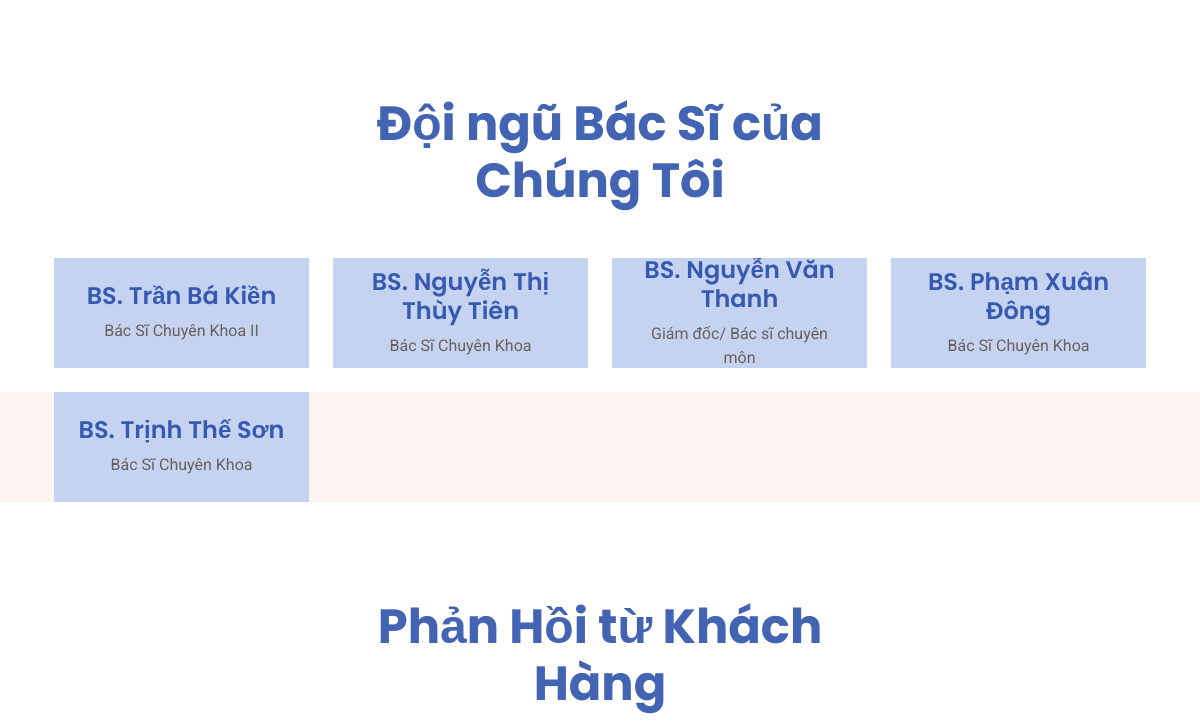
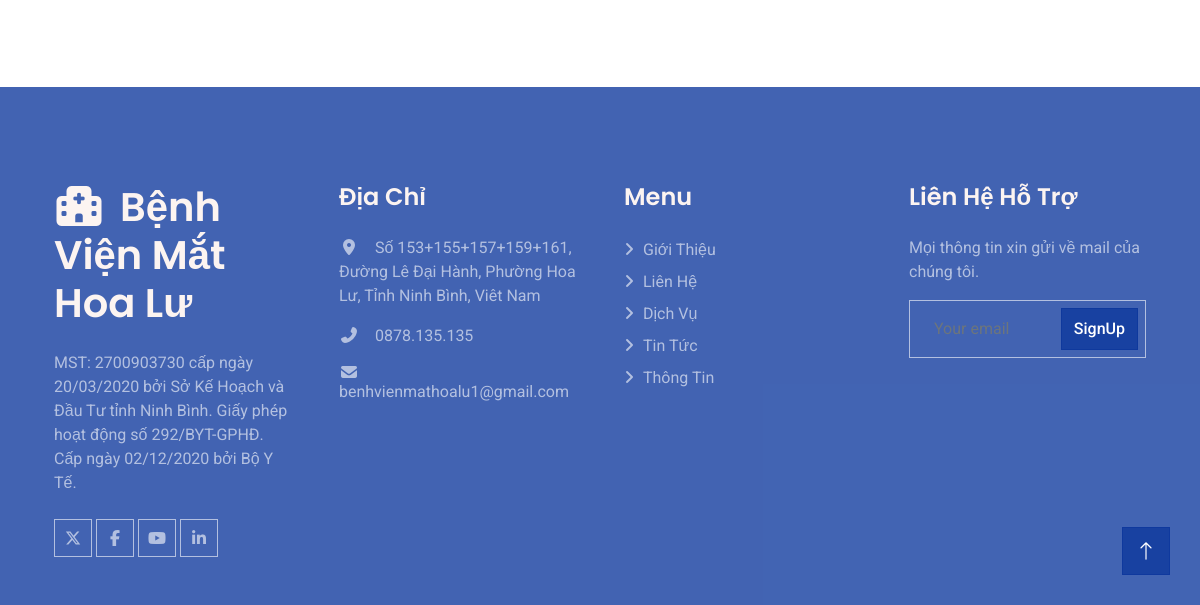
Before: / (lower part) with the older database file (2 pictures, top to bottom).
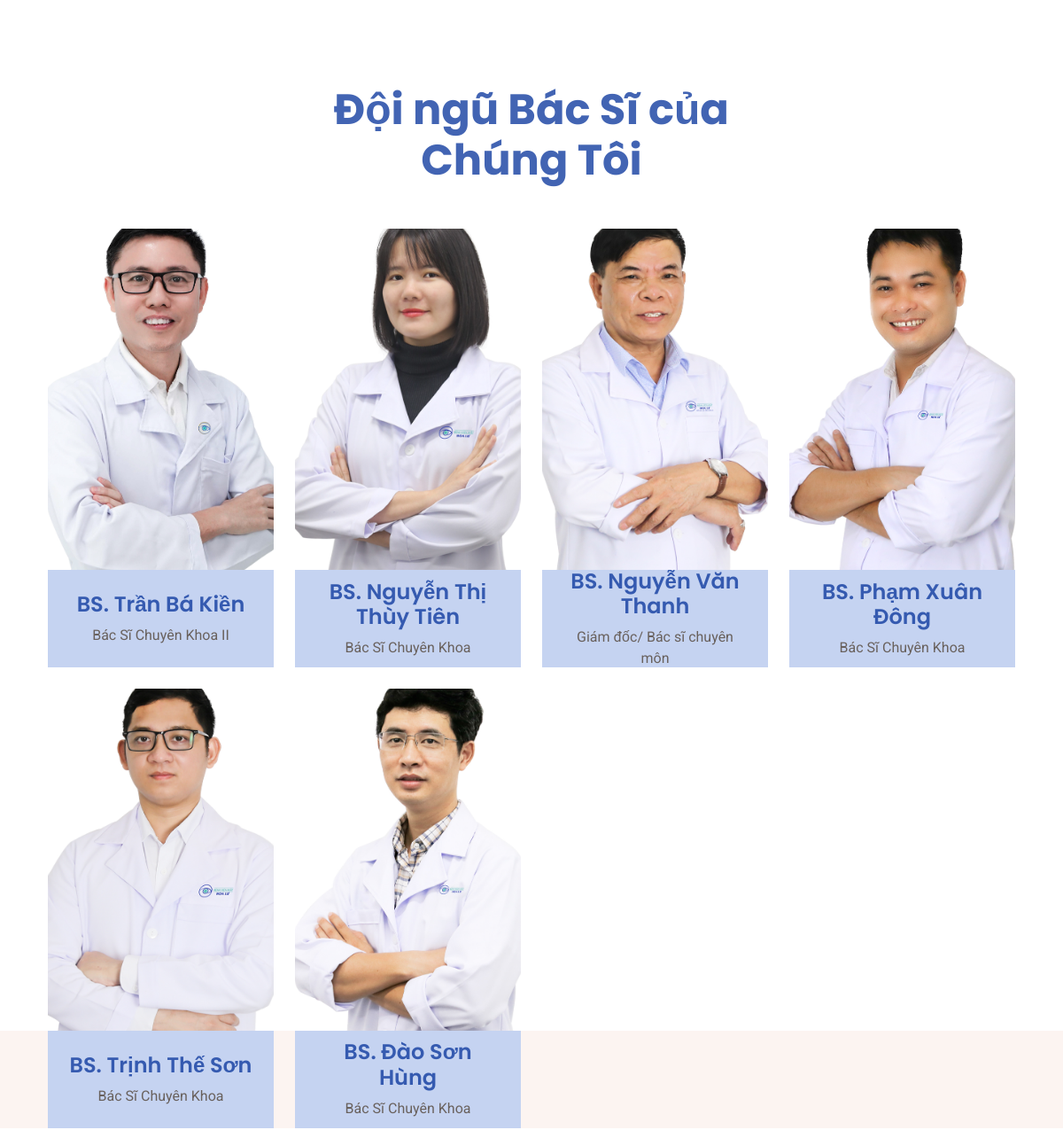
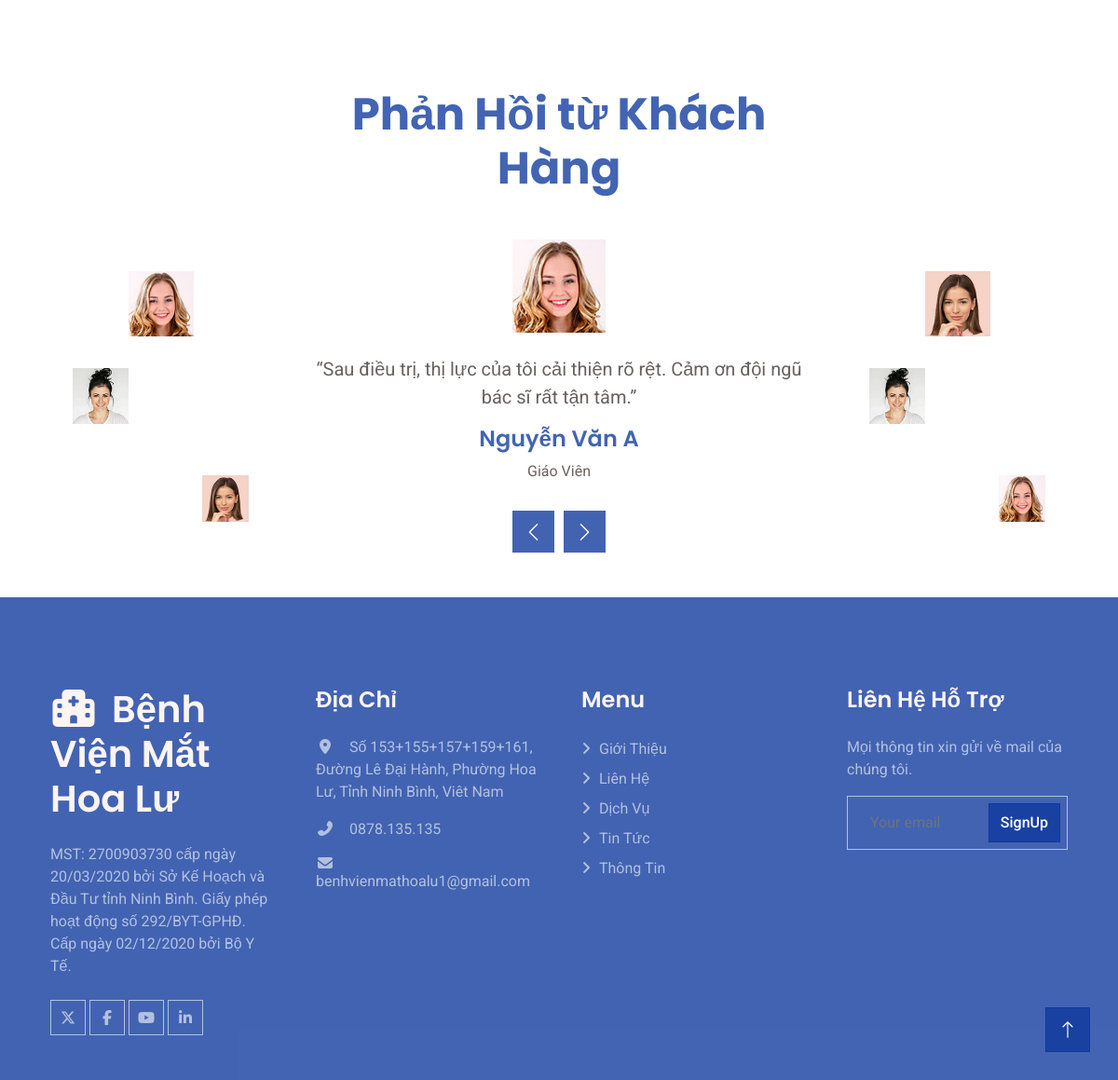
After: the same page with the newer database file (2 pictures, top to bottom).
### tables this page shows
CREATE TABLE `nhanvien` (
  `id_nv` int(10) NOT NULL,
  `tennhanvien` varchar(255) NOT NULL,
  `chucvu` varchar(255) NOT NULL,
  `gioitinh` varchar(50) NOT NULL,
  `img_nv` varchar(255) NOT NULL
);

CREATE TABLE `khachhang` (
  `id_kh` int(11) NOT NULL,
  `Tenkhachhang` varchar(255) NOT NULL,
  `nghenghiep` varchar(255) NOT NULL,
  `noidung` varchar(255) NOT NULL,
  `img_kh` varchar(255) NOT NULL
);

### index.php (the view, shortened to what this page needs)
<?php
require "./header.php";
require "./admin/login.php";
?>
<body>
    <div class="container-fluid team py-5">
        <div class="container pt-5">
            <div class="text-center mx-auto wow fadeInUp" data-wow-delay="0.1s" style="max-width: 500px;">
                <h1 class="display-5 mb-5">Đội ngũ Bác Sĩ của Chúng Tôi</h1>
            </div>
            <div class="row g-4">
                <?php
                $sql = "select * from nhanvien";
                $result = mysqli_query($conn, $sql);
                while ($row = mysqli_fetch_assoc($result)) {
                ?>
                    <div class="col-lg-3 col-md-6 wow fadeInUp" data-wow-delay="0.3s">
                        <div class="team-item bg-light">
                            <div class="overflow-hidden">
                                <img class="img-fluid" src="img/bs/<?php echo $row['img_nv']?>" alt="">
                            </div>
                            <div class="team-text text-center px-4">
                                <h4>BS. <?php echo $row['tennhanvien']; ?></h4>
                                <span><?php echo $row['chucvu']; ?></span>
                            </div>
                        </div>
                    </div>
                <?php
                }
                ?>
            </div>
        </div>
    </div>
    <div class="container-xxl py-5">
        <div class="container">
            <div class="text-center mx-auto wow fadeInUp" data-wow-delay="0.1s" style="max-width: 500px;">
                <h1 class="display-5 mb-5">Phản Hồi từ Khách Hàng</h1>
            </div>
            <div class="row g-5">
                <div class="col-lg-3 d-none d-lg-block wow fadeIn" data-wow-delay="0.5s">
                    <div class="testimonial-left h-100">
                        <?php
                            $sql= "select * from khachhang";
                            $result = mysqli_query($conn,$sql);
                            while($row = mysqli_fetch_assoc($result)){
                        ?>
                        <img class="img-fluid" src="img/<?php echo $row['img_kh'];?>" alt="">
                        <?php
                            }
                        ?>
                    </div>
                </div>
                <div class="col-lg-6 wow fadeInUp" data-wow-delay="0.3s">
                    <div class="owl-carousel testimonial-carousel">
                        <?php
                            $sql = "select * from khachhang";
                            $result = mysqli_query($conn,$sql);
                            while($row = mysqli_fetch_assoc($result)){
                           ?>
                        <div class="testimonial-item text-center">
                            <img class="img-fluid rounded mx-auto mb-4" src="img/<?php echo $row['img_kh'];?>" alt="">
                            <p class="fs-5"><?php echo $row['noidung'];?>
                            </p>
                            <h4><?php echo $row['Tenkhachhang'];?></h4>
                            <span><?php echo $row['nghenghiep'];?></span>
                        </div>
                        <?php
                             }
                        ?>
                    </div>
                </div>
                <div class="col-lg-3 d-none d-lg-block wow fadeIn" data-wow-delay="0.5s">
                    <div class="testimonial-right h-100">
                        <?php
                            $sql= "select * from khachhang";
                            $result = mysqli_query($conn,$sql);
                            while($row = mysqli_fetch_assoc($result)){
                        ?>
                        <img class="img-fluid" src="img/<?php echo $row['img_kh'];?>" alt="">
                        <?php
                            }
                        ?>
                    </div>
                </div>
            </div>
        </div>
    </div>
    <?php include "./footer.php" ?>
    <a href="#" class="btn btn-lg btn-primary btn-lg-square back-to-top"><i class="bi bi-arrow-up"></i></a>
</body>
</html>

### header.php (shortened to what this page needs)
<!DOCTYPE html>
<html lang="en">
<head>
    <link href="https://cdnjs.cloudflare.com/ajax/libs/font-awesome/7.0.0/css/all.min.css" rel="stylesheet">
    <link href="https://cdn.jsdelivr.net/npm/bootstrap-icons@1.4.1/font/bootstrap-icons.css" rel="stylesheet">
    <link href="lib/animate/animate.min.css" rel="stylesheet">
    <link href="lib/owlcarousel/assets/owl.carousel.min.css" rel="stylesheet">
    <link href="lib/tempusdominus/css/tempusdominus-bootstrap-4.min.css" rel="stylesheet" />
     <link href="https://cdn.jsdelivr.net/npm/bootstrap@5.3.2/dist/css/bootstrap.min.css" rel="stylesheet">
    <link href="css/bootstrap.min.css" rel="stylesheet">
    <link href="css/style.css" rel="stylesheet">
</head>

### footer.php
<div class="container-fluid footer pt-5 wow fadeIn" data-wow-delay="0.1s" style="background-color: #0d389dc7;">
      <div class="container py-5">
          <div class="row g-5">
              <div class="col-lg-3 col-md-6">
                  <h1 class="mb-4 text-light"><i class="fa fa-hospital fs-1 me-3"></i>Bệnh Viện Mắt Hoa Lư</h1>
                  <p>MST: 2700903730 cấp ngày 20/03/2020 bởi Sở Kế Hoạch và Đầu Tư tỉnh Ninh Bình.
                      Giấy phép hoạt động số 292/BYT-GPHĐ.
                      Cấp ngày 02/12/2020 bởi Bộ Y Tế.</p>
                  <div class="d-flex pt-2">
                      <a class="btn btn-square me-1" href="#!"><i class="fab fa-x-twitter"></i></a>
                      <a class="btn btn-square me-1" href="#!"><i class="fab fa-facebook-f"></i></a>
                      <a class="btn btn-square me-1" href="#!"><i class="fab fa-youtube"></i></a>
                      <a class="btn btn-square me-0" href="#!"><i class="fab fa-linkedin-in"></i></a>
                  </div>
              </div>
              <div class="col-lg-3 col-md-6">
                  <h4 class="text-light mb-4">Địa Chỉ</h4>
                  <p><i class="fa fa-map-marker-alt me-3"></i>Số 153+155+157+159+161, Đường Lê Đại Hành, Phường Hoa Lư, Tỉnh Ninh Bình, Viêt Nam</p>
                  <p><i class="fa fa-phone-alt me-3"></i>0878.135.135</p>
                  <p><i class="fa fa-envelope me-3"></i>benhvienmathoalu1@gmail.com</p>
              </div>
              <div class="col-lg-3 col-md-6">
                  <h4 class="text-light mb-4">Menu</h4>
                  <a class="btn btn-link" href="about.php">Giới Thiệu</a>
                  <a class="btn btn-link" href="contact.php">Liên Hệ</a>
                  <a class="btn btn-link" href="service.php">Dịch Vụ</a>
                  <a class="btn btn-link" href="#!">Tin Tức</a>
                  <a class="btn btn-link" href="#!">Thông Tin</a>
              </div>
              <div class="col-lg-3 col-md-6">
                  <h4 class="text-light mb-4">Liên Hệ Hỗ Trợ</h4>
                  <p>Mọi thông tin xin gửi về mail của chúng tôi.</p>
                  <div class="position-relative mx-auto" style="max-width: 400px;">
                      <input class="form-control bg-transparent w-100 py-3 ps-4 pe-5" type="text"
                          placeholder="Your email">
                      <button type="button"
                          class="btn btn-primary py-2 position-absolute top-0 end-0 mt-2 me-2">SignUp</button>
                  </div>
              </div>
          </div>
      </div>
  </div>

### css/style.css (style rules this page uses)
.back-to-top { position: fixed; display: none; right: 30px; bottom: 30px; z-index: 99; }
.btn { transition: .5s; }
.btn.btn-primary, .btn.btn-outline-primary:hover, .btn.btn-dark, .btn.btn-outline-dark:hover { color: var(--bs-white); font-weight: 500; }
.btn-square { width: 38px; height: 38px; }
.btn-lg-square { width: 48px; height: 48px; }
.btn-square, .btn-sm-square, .btn-lg-square { padding: 0; display: flex; align-items: center; justify-content: center; font-weight: normal; }
.team { position: relative; }
.team::after { position: absolute; content: ""; width: 100%; height: 110px; left: 0; bottom: 3rem; background: var(--bs-light); z-index: -1; }
.team .team-item { position: relative; overflow: hidden; }
.team .team-item img { position: relative; transform: scale(1.1); transition: .5s; }
.team .team-text { height: 110px; display: flex; flex-direction: column; justify-content: center; }
.testimonial-left, .testimonial-right { position: relative; }
.testimonial-left img, .testimonial-right img { position: absolute; animation: pulse-img 5s ease-out infinite; }
.testimonial-left img:nth-child(1), .testimonial-right img:nth-child(3) { width: 70px; height: 70px; top: 10%; left: 50%; transform: translateX(-50%); }
.testimonial-left img:nth-child(2), .testimonial-right img:nth-child(2) { width: 60px; height: 60px; top: 50%; left: 10%; transform: translateY(-50%); }
.testimonial-left img:nth-child(3), .testimonial-right img:nth-child(1) { width: 50px; height: 50px; bottom: 10%; right: 10%; }
.testimonial-carousel .owl-item img { width: 100px; height: 100px; }
.footer { color: rgba(256, 256, 256, .6); }
.footer .btn.btn-link { display: block; margin-bottom: 5px; padding: 0; text-align: left; color: rgba(256, 256, 256, .6); font-weight: normal; text-transform: capitalize; transition: .3s; }
.footer .btn.btn-link::before { position: relative; content: "\f105"; font-family: "Font Awesome 5 Free"; font-weight: 900; color: rgba(256, 256, 256, .6); margin-right: 10px; }
.footer .btn.btn-square { color: rgba(256, 256, 256, .6); border: 1px solid rgba(256, 256, 256, .6); }
.footer .form-control { color: var(--bs-light); border-color: rgba(256, 256, 256, .6); }

Changed rows visible on the page:
changed nhanvien "Trần Bá Kiền": img_nv: picture added
changed nhanvien "Nguyễn Thị Thùy Tiên": img_nv: picture added
changed nhanvien "Nguyễn Văn Thanh": img_nv: picture added
changed nhanvien "Phạm Xuân Đông": img_nv: picture added
changed nhanvien "Trịnh Thế Sơn": img_nv: picture added
added nhanvien: img_nv (picture), tennhanvien "Đào Sơn Hùng", chucvu "Bác Sĩ Chuyên Khoa"
added khachhang: img_kh (picture), noidung "“Sau điều trị, thị lực của tôi cải thiện rõ rệt. Cảm ơn đội ngũ bác sĩ rất tận tâm.”", Tenkhachhang "Nguyễn Văn A", nghenghiep "Giáo Viên"
added khachhang: img_kh (picture)
added khachhang: img_kh (picture)
